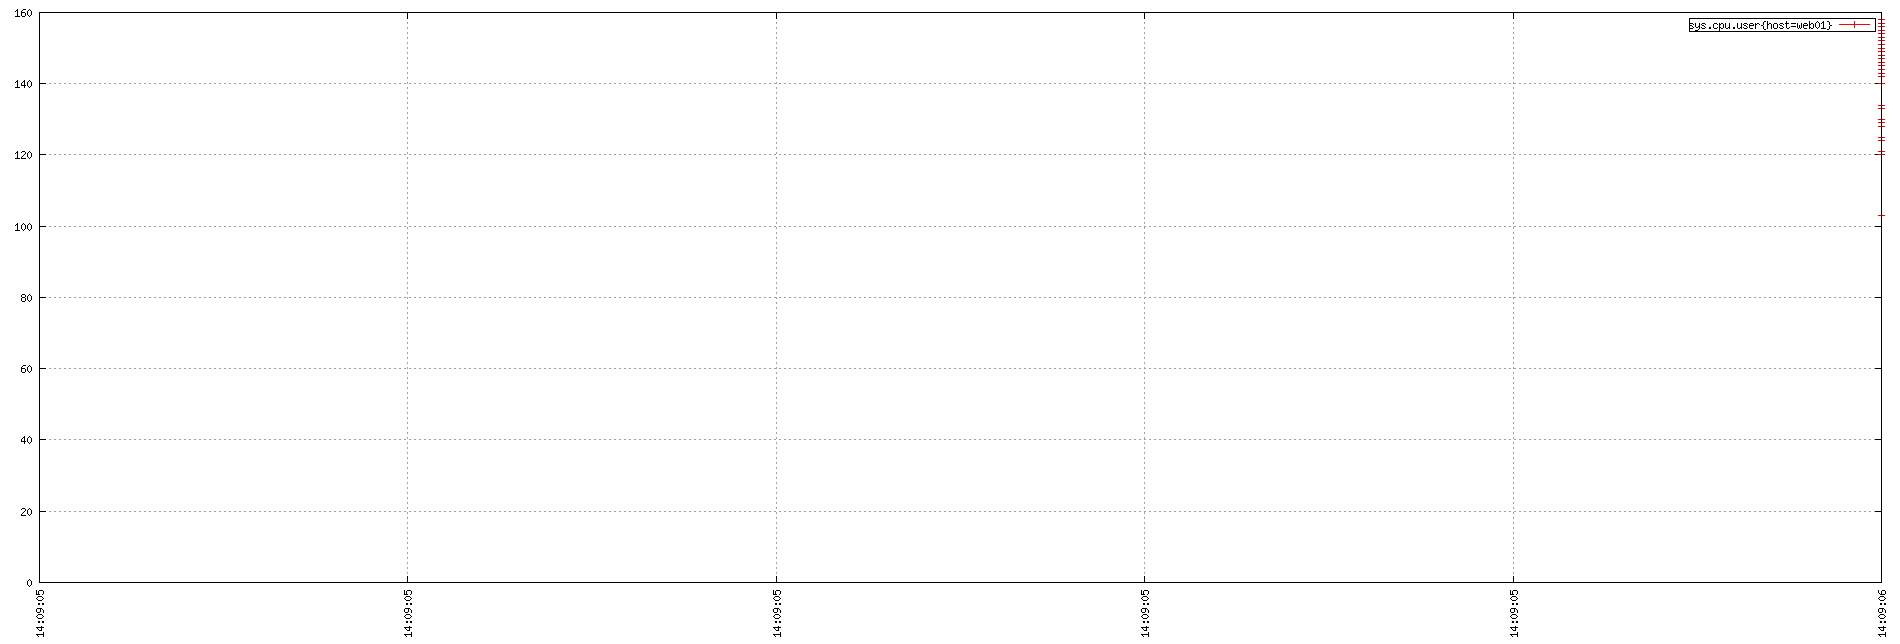

This figure's gnuplot source:
set term png small size 1900,644
set xdata time
set timefmt "%s"
if (GPVAL_VERSION < 4.6) set xtics rotate; else set xtics rotate right
set output "${TMPDIR-'tmp'}/tsd/369e4272.png"
set xrange ["1673878145":"1673878146"]
set format x "%H:%M:%S"
set grid
set style data linespoint
set key right box
set yrange [0:]
plot  "${TMPDIR-'tmp'}/tsd/369e4272_0.dat" using 1:2 title "sys.cpu.user{host=web01}"
